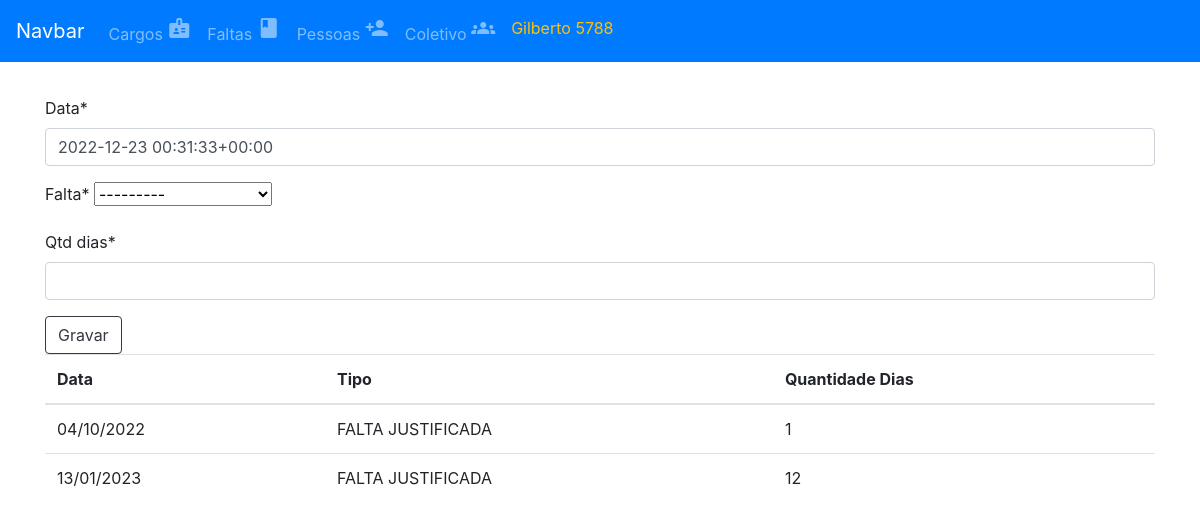
Screenshot of /pessoas/5788/faltas with the database file from the repository.
### app_pessoa/models.py (models this page shows)
class Pessoas(models.Model):
    EFETIVO =  (
     (True,'Sim'),
     (False,'Não')
    )
    id = models.CharField(max_length=6, primary_key=True)
    nome = models.CharField(max_length=150)
    dt_nasc = models.DateField(default='1991-01-01')
    cpf = models.CharField(max_length=11, default='11111111111')
    admissao = models.DateField(default='1991-01-01')
    saida = models.DateField(null=True)
    efetivo = models.BooleanField(choices=EFETIVO, default=False)
    cargo = models.ForeignKey(Cargos, on_delete=models.CASCADE, related_name="pessoas_cargos")

### app_ficha_cem/models.py (models this page shows, shortened)
class Faltas_Pessoas(models.Model):
    pessoa = models.ForeignKey(Pessoas, on_delete=models.CASCADE)
    data = models.DateField(default=now)
    falta = models.ForeignKey(Faltas, on_delete=models.CASCADE)
    qtd_dias = models.IntegerField(default=1)
    class Meta:
        unique_together=('pessoa','data')

### app_falta/models.py (models this page shows)
class Faltas(models.Model):
    tipo = models.CharField(max_length=3)
    descricao =  models.CharField(max_length=30)
    def __str__(self):
        return f'{self.descricao}'

### app_ficha_cem/views.py (the view)
# urls.py: path('pessoas/<str:pessoa_id>/faltas', pessoas_faltas, name="lancarfalta" ),
def pessoas_faltas(request, pessoa_id):
    pessoa = Pessoas.objects.get(pk=pessoa_id)
    pessoa_falta = Faltas_Pessoas.objects.filter(pessoa=pessoa).order_by('data')[:30]
    admissao = pessoa.admissao
    data_lancamento = 0
    if request.method == 'POST':
        form = formularioLF(request.POST)
        qtd_dias = int(form.data['qtd_dias'])
        data_lancamento = form['data'].value()
        falta = Faltas.objects.get(pk=form['falta'].value())
        print(data_lancamento)
        data_lancamento = datetime.strptime(data_lancamento, '%Y-%m-%d').date()
        dia_mes_ano = gerar_lancamento_em_memoria(data_lancamento,qtd_dias)
        conflito, ano_fechado = lancar_falta(data_lancamento, qtd_dias ,pessoa_id)
        if form.is_valid() and data_lancamento > admissao:
            if conflito:
                if not ano_fechado:
                    for k in dia_mes_ano.keys():
                        qtd_dias = len(dia_mes_ano[k]) # quantos dias existem dentro da chave ano
                        data_lancamento = dia_mes_ano[k][0] # pega o primeiro dia do lançamento e depois o primeiro dia do ano
                        novoObj = Faltas_Pessoas(pessoa=pessoa,data=data_lancamento,qtd_dias=qtd_dias,falta=falta)
                        novoObj.save()
                    messages.success(request,"Falta registrada!")
                    return redirect('lancarfalta',pessoa_id)
                else:
                    messages.error(request,f"Ano {data_lancamento.year} Fechado! Abrir se deseja efetuar lançamentos!",'danger')
            else:
                messages.error(request,"Não foi possível registrar a falta! Pode existir conflito de datas!",'danger')
    else:
        form = formularioLF(initial={'pessoa':pessoa})
    return render(request,'template/lancar_falta.html', {'form':form, 'pessoa':pessoa, 'faltas':pessoa_falta})

### app_ficha_cem/forms.py
class formularioLF(forms.ModelForm):
    pessoa = forms.ModelChoiceField(queryset=Pessoas.objects.all(),
                                      widget=forms.HiddenInput())
    data =  forms.DateField(initial=now,
    widget= DatePickerInput()
                                   )
    qtd_dias = forms.IntegerField()
    class Meta:
        model = Faltas_Pessoas
        fields = ['data','falta','pessoa','qtd_dias']
        widgets = {
            'data': DatePickerInput()
        }

### template/lancar_falta.html (shortened to what this page needs)
{% extends 'template/menu.html'%}
{% load crispy_forms_tags %}
{% block content %}
<form method="POST">
    {{ form|crispy }}
    <div clas="form-group">
        <button class="btn btn-outline-dark">Gravar</button>
    </div>
</form>
<table class="table table-hover">
    <thead>
        <tr>
            <th scope="col">Data</th>
            <th scope="col">Tipo</th>
            <th scope="col">Quantidade Dias</th>
        </tr>
    </thead>
    <tbody>
        {% for falta in faltas %}
        <tr>
            <td>
                {{ falta.data|date:"d/m/Y" }}
            </td>
            <td>
                {{falta.falta}}
            </td>
            <td>
                {{falta.qtd_dias}}
            </td>
        </tr>
        {% endfor %}
    </tbody>
</table>
{% endblock content %}

### template/menu.html (shortened to what this page needs)
{% load static %}
<!DOCTYPE html>
<html lang="en">
<head>
    <link rel="stylesheet" href="https://cdn.jsdelivr.net/npm/bootstrap@4.0.0/dist/css/bootstrap.min.css"
>
    <link rel="stylesheet" href="https://use.fontawesome.com/releases/v5.7.0/css/all.css"
>
</head>
<body>
    <nav class="navbar navbar-expand-lg navbar-dark bg-primary  fixed-top">
        <a class="navbar-brand" href="#">Navbar</a>
        <div class="collapse navbar-collapse" id="navbarSupportedContent">
            <ul class="navbar-nav mr-auto">
                <li class="nav-item">
                    <a class="nav-link" href="{% url 'listarcargos' %}">Cargos <span class="material-icons">
                        </span></a>
                </li>
                <li class="nav-item">
                    <a class="nav-link" href="{% url 'listarfaltas' %}">Faltas <span class="material-icons">
                        </span></a>
                </li>
                <li class="nav-item">
                    <a class="nav-link" href="{% url 'listarpessoas' %}">Pessoas <span class="material-icons">
                        </span></a>
                </li>
                <li class="nav-item">
                    <a class="nav-link" href="{% url 'coletivo' %}">Coletivo <span class="material-icons">
                        </span></a>
                </li>
                <li class="nav-item">
                    <a class="nav-link text-warning" href="{% url 'listarpessoas' %}">{{pessoa.nome}} {{pessoa.id}}</a>
                </li>
    </nav>
    <div class="container mt-5">
        {% block content %}
        {% endblock content %}
    </div>
</body>
</html>

### rows the page displays
Pessoas: nome "Gilberto", id "5788"
Faltas_Pessoas: data "04/10/2022", falta "FALTA JUSTIFICADA", qtd_dias "1"
Faltas_Pessoas: data "13/01/2023", falta "FALTA JUSTIFICADA", qtd_dias "12"
